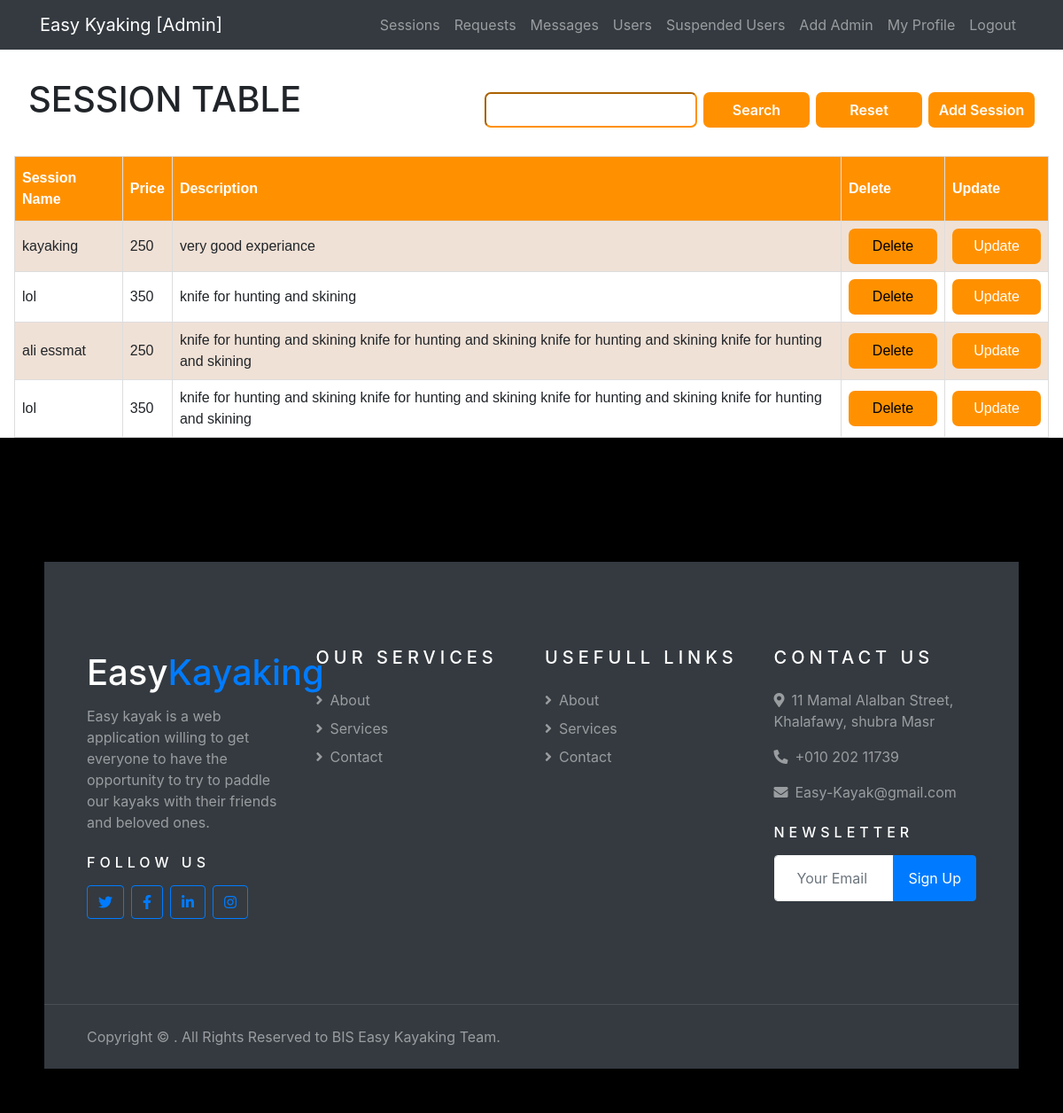
Screenshot of /admin/addsession.php (signed in) with the database file from the repository.
### tables this page shows
CREATE TABLE `sessions` (
  `session_id` int(11) NOT NULL,
  `session_name` varchar(255) NOT NULL,
  `session_price` varchar(255) NOT NULL,
  `session_description` varchar(255) NOT NULL,
  `session_img` varchar(255) NOT NULL
);

### admin/addsession.php (the view, shortened to what this page needs)
<?php
  include 'header.php';
  include 'navbar.php';
  include 'connection.php';
  if(isset($_SESSION['adminId'])){
  $select = "SELECT * FROM `sessions`";
$run_select = mysqli_query($connect, $select);
$searched = false ;
?>
<!DOCTYPE html>
<html>
<head>
  <link rel="stylesheet" href="https://cdn.jsdelivr.net/npm/bootstrap@4.1.3/dist/css/bootstrap.min.css">
<link href='https://unpkg.com/boxicons@2.1.2/css/boxicons.min.css' rel='stylesheet'>
<link rel="stylesheet" href="https://cdnjs.cloudflare.com/ajax/libs/font-awesome/6.1.2/css/all.min.css" />
</head>
<body>
<div class="header">
<h1 >SESSION TABLE</h1>
<form method ="POST" >
    <input class="ere" type = "text" name = "search" >
    <button class="er" type = "submit" name ="filter" > Search </button>
    <button class="er" type="submit" name="refresh">Reset</button>
    <li class="er" style="color: white; text-decoration: none;">
        <a class="" href="addnsession.php" style="color: white; text-decoration: none;">Add Session</a>
      </li>
</form>
</div>
<?php if($searched) {?>
<div class="tableContainer">
  <table id="customers">
<tr>
<th>Session Name</th>
<th> Price</th>
<th>Description</th>
<th>Delete</th>
<th>Update</th>
<!-- <th>Salary</th>
<th>Address</th>
<th>phone-Number</th>
<th>NATIONAL-ID</th>
<th>Actions</th> -->
</tr>
<?php foreach ($run_search as $data) { ?>
<tr>
<td> <?php echo $data['session_name'];?></td>
<td><?php echo $data['session_price'];?></td>
<td><?php echo $data['session_description'];?></td>
  <td>
    <a class="btn btn-dark badge-pill " href= "/easy kayaking graduatiopn project/admin\addsession.php?delete=<?php echo $data['session_id'];?>"> Delete</a>
</td>
  <td>
  <a class="btn btn-dark badge-pill " href= "/easy kayaking graduatiopn project/admin\session_update.php?editt=<?php echo $data['session_id'];?>"> Update</a>
</td>
</tr>
<?php } ?>
</table>
  </div>
<?php } else { ?>
<div class="tableContainer">
  <table id="customers">
  <tr>
    <th>Session Name</th>
    <th>Price</th>
    <th>Description</th>
    <th>Delete</th>
    <th>Update</th>
  </tr>
<?php foreach ($run_select as $record) { ?>
  <tr>
  <td> <?php echo $record['session_name'];?></td>
  <td><?php echo $record['session_price'];?></td>
  <td><?php echo $record['session_description'];?></td>
    <td >
      <a class="btn btn-dark badge-pill " href= "/easy kayaking graduatiopn project/admin/addsession.php?delete=<?php echo $record['session_id'];?>"> Delete</a>
</td>
    <td >
    <a class="btn btn-dark badge-pill " href="/easy kayaking graduatiopn project/admin/session_update.php?editt=<?php echo $record['session_id'];?>"> Update</a>
</td>
  </tr>
 <?php } ?>
</table>
</div>
<?php } ?>
</body>
</html>
    <?php } else{
        header("location:/easy kayaking graduatiopn project/admin/login.php");
    } ?>
<?php
include 'footer.php';
?>

### css/oldindex.css (style rules this page uses)
*,*::before,*::after { -webkit-box-sizing: border-box; -moz-box-sizing: border-box; -o-box-sizing: border-box; box-sizing: border-box; }
body { padding: 0; margin: 0; }

### css/index.css (style rules this page uses)
:root { --yellowcolor:#651401; --old:rgb(19, 90, 90) ; }
body { background: #f1f1f1; }

### admin/addsession.php (style rules this page uses)
#customers { font-family: Arial, Helvetica, sans-serif; border-collapse: collapse; width: 100%; }
#customers td, #customers th { border: 1px solid #ddd; padding: 8px; }
#customers tr:nth-child(even) { background-color:#f0e1d6; }
#customers th { padding-top: 12px; padding-bottom: 12px; text-align: left; background-color:#FF9100; color: white; }
form { display: flex; }
.ere { outline:none; padding:10px; width: 240px; height: 40px; margin-top: 15px; border-color: #ff9100; border-radius: 7px; }
.er { margin-left: 7px; background-color:#ff9100; width: 120px; height: 40px; border:none; margin-top: 15px; border-color: #ff9100; border-radius: 7px; color:#fff; font-weight:600 !important; display: flex; align-items: center; justify-content: center; }
.header { align-items:center; margin-right:2em; margin-left:2em; margin-top:2em; margin-bottom: 2em; display: flex; justify-content: space-between; }
td a { padding-top:5px!important; color:black !important; font-weight:500 !important; background-color:#ff9100 !important; width : 100px; height:40px; border:none !important; border-radius:7px !important; display: inline-flex !important; align-items: center; justify-content: center; }
table tr td:last-child { text-align: center; }
table tr td:last-child a { color: #fff !important; }
.tableContainer { padding: 0 1rem; }

### rows the page displays
sessions: session_name "kayaking", session_price "250", session_description "very good experiance"
sessions: session_name "lol", session_price "350", session_description "knife for hunting and skining"
sessions: session_name "ali essmat", session_price "250", session_description "knife for hunting and skining knife for hunting and skining knife for hunting and skining knife for hunting and skining"
sessions: session_name "lol", session_price "350", session_description "knife for hunting and skining knife for hunting and skining knife for hunting and skining knife for hunting and skining"
